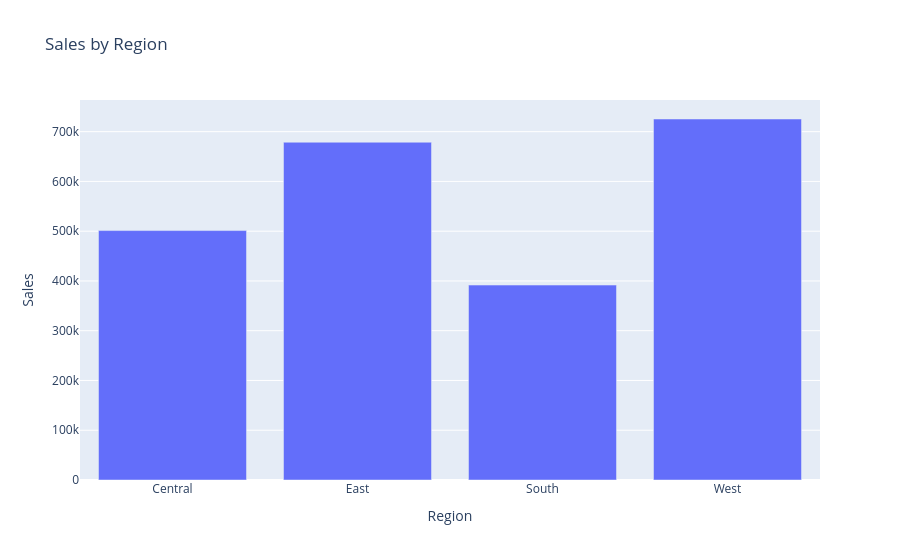

Write notebook code for a chart like this one.
### Markdown cell above
#### Region Sales Chart:

### Code cell
region_df = (df.groupby('Region')['Sales'].sum().reset_index())

fig = px.bar(
    region_df,
    x='Region',
    y='Sales',
    title='Sales by Region'
)

fig.show()

### Figure 1 — Plotly figure (JSON) as saved in the notebook; plotly's stock layout.template omitted (floating-point values rounded to 4 significant figures)
{"data": [{"hovertemplate": "Region=%{x}<br>Sales=%{y}<extra></extra>", "legendgroup": "", "marker": {"color": "#636efa", "pattern": {"shape": ""}}, "name": "", "orientation": "v", "showlegend": false, "textposition": "auto", "type": "bar", "x": ["Central", "East", "South", "West"], "xaxis": "x", "y": [501200.0, 678800.0, 391700.0, 725500.0], "yaxis": "y"}], "layout": {"barmode": "relative", "legend": {"tracegroupgap": 0}, "title": {"text": "Sales by Region"}, "xaxis": {"anchor": "y", "domain": [0, 1], "title": {"text": "Region"}}, "yaxis": {"anchor": "x", "domain": [0, 1], "title": {"text": "Sales"}}}}
